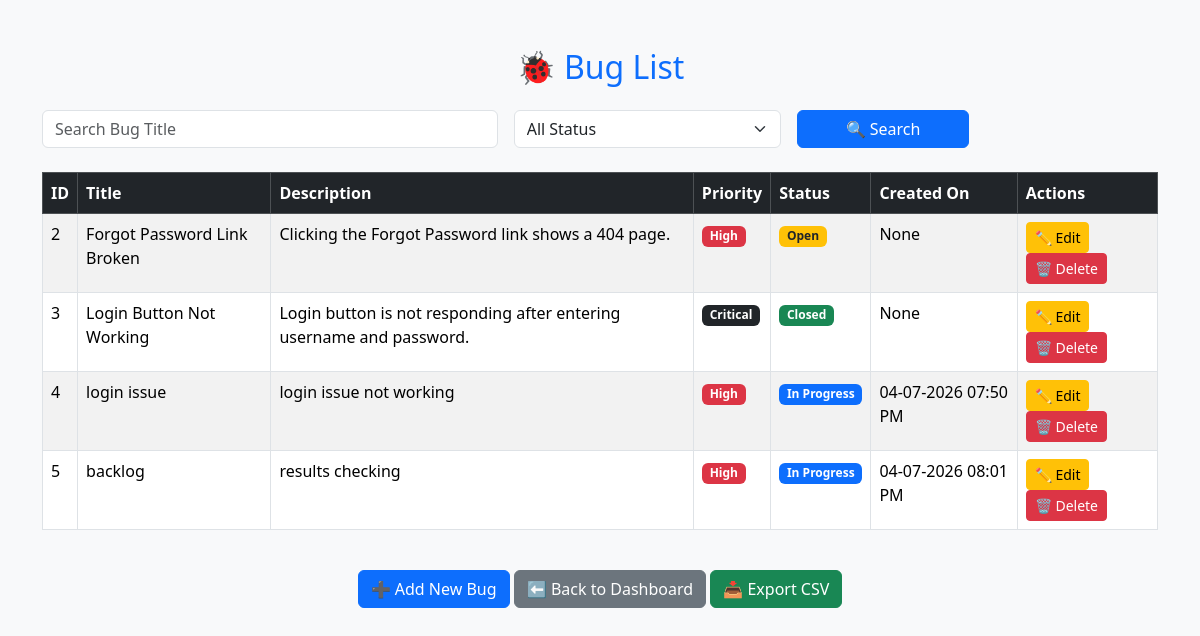
/viewbugs, run on the app's committed database.
### tables this page shows
CREATE TABLE bugs(
    id INTEGER PRIMARY KEY AUTOINCREMENT,
    title TEXT,
    description TEXT,
    priority TEXT,
    status TEXT
, created_at TEXT);

### app.py (the view)
@app.route("/viewbugs")
def view_bugs():
    search = request.args.get("search")
    status = request.args.get("status")
    conn = sqlite3.connect("bugs.db")
    cursor = conn.cursor()
    query = "SELECT * FROM bugs WHERE 1=1"
    params = []
    if search:
        query += " AND title LIKE ?"
        params.append("%" + search + "%")
    if status:
        query += " AND status = ?"
        params.append(status)
    cursor.execute(query, params)
    bugs = cursor.fetchall()
    conn.close()
    return render_template("view_bugs.html", bugs=bugs)

### templates/view_bugs.html (shortened to what this page needs)
<!DOCTYPE html>
<html lang="en">
<head>
    <link href="https://cdn.jsdelivr.net/npm/bootstrap@5.3.3/dist/css/bootstrap.min.css" rel="stylesheet">
</head>
<body class="bg-light">
<div class="container mt-5">
    <h2 class="text-center text-primary mb-4">
        🐞 Bug List
    </h2>
    <form action="/viewbugs" method="GET" class="row g-3 mb-4">
        <div class="col-md-5">
            <input type="text"
                   name="search"
                   class="form-control"
                   placeholder="Search Bug Title"
                   value="{{ request.args.get('search','') }}">
        </div>
        <div class="col-md-3">
            <select name="status" class="form-select">
                <option value="">All Status</option>
            </select>
        </div>
        <div class="col-md-2">
            <button class="btn btn-primary w-100">
                🔍 Search
            </button>
        </div>
    </form>
    <div class="table-responsive">
        <table class="table table-bordered table-hover table-striped">
            <thead class="table-dark">
                <tr>
                    <th>ID</th>
                    <th>Title</th>
                    <th>Description</th>
                    <th>Priority</th>
                    <th>Status</th>
                    <th>Created On</th>
                    <th>Actions</th>
                </tr>
            </thead>
            <tbody>
            {% for bug in bugs %}
            <tr>
                <td>{{ bug[0] }}</td>
                <td>{{ bug[1] }}</td>
                <td>{{ bug[2] }}</td>
                <td>
                    {% if bug[3] == "High" %}
                        <span class="badge bg-danger">High</span>
                    {% elif bug[3] == "Medium" %}
                        <span class="badge bg-warning text-dark">Medium</span>
                    {% elif bug[3] == "Low" %}
                        <span class="badge bg-success">Low</span>
                    {% else %}
                        <span class="badge bg-dark">{{ bug[3] }}</span>
                    {% endif %}
                </td>
                <td>
                    {% if bug[4] == "Open" %}
                        <span class="badge bg-warning text-dark">Open</span>
                    {% elif bug[4] == "In Progress" %}
                        <span class="badge bg-primary">In Progress</span>
                    {% else %}
                        <span class="badge bg-success">Closed</span>
                    {% endif %}
                </td>
                <td>{{ bug[5] }}</td>
                <td>
                    <a href="/editbug/{{ bug[0] }}" class="btn btn-warning btn-sm">
                        ✏ Edit
                    </a>
                    <a href="/deletebug/{{ bug[0] }}"
                       class="btn btn-danger btn-sm"
                       onclick="return confirm('Are you sure you want to delete this bug?')">
                        🗑 Delete
                    </a>
                </td>
            </tr>
            {% endfor %}
            </tbody>
        </table>
    </div>
    <div class="text-center mt-4">
        <a href="/addbug" class="btn btn-primary">
            ➕ Add New Bug
        </a>
        <a href="/dashboard" class="btn btn-secondary">
            ⬅ Back to Dashboard
        </a>
        <a href="/export" class="btn btn-success">
            📥 Export CSV
        </a>
    </div>
</div>
</body>
</html>

### data on the page
bugs: id "2", title "Forgot Password Link Broken", description "Clicking the Forgot Password link shows a 404 page.", priority "High", status "Open", bug "None"
bugs: id "3", title "Login Button Not Working", description "Login button is not responding after entering username and password.", priority "Critical", status "Closed", bug "None"
bugs: id "4", title "login issue", description "login issue not working", priority "High", status "In Progress", created_at "04-07-2026 07:50 PM"
bugs: id "5", title "backlog", description "results checking", priority "High", status "In Progress", created_at "04-07-2026 08:01 PM"
